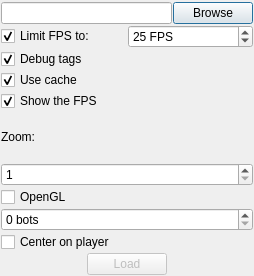
<?xml version="1.0" encoding="UTF-8"?>
<ui version="4.0">
 <class>OptionsV</class>
 <widget class="QDialog" name="OptionsV">
  <property name="geometry">
   <rect>
    <x>0</x>
    <y>0</y>
    <width>254</width>
    <height>276</height>
   </rect>
  </property>
  <property name="windowTitle">
   <string>Options</string>
  </property>
  <property name="windowIcon">
   <iconset resource="resources.qrc">
    <normaloff>:/icon.png</normaloff>:/icon.png</iconset>
  </property>
  <layout class="QVBoxLayout" name="verticalLayout">
   <property name="spacing">
    <number>1</number>
   </property>
   <property name="leftMargin">
    <number>1</number>
   </property>
   <property name="topMargin">
    <number>2</number>
   </property>
   <property name="rightMargin">
    <number>1</number>
   </property>
   <property name="bottomMargin">
    <number>1</number>
   </property>
   <item>
    <layout class="QHBoxLayout" name="horizontalLayout">
     <item>
      <widget class="QLineEdit" name="baseFile">
       <property name="minimumSize">
        <size>
         <width>160</width>
         <height>0</height>
        </size>
       </property>
      </widget>
     </item>
     <item>
      <widget class="QPushButton" name="browse">
       <property name="text">
        <string>Browse</string>
       </property>
      </widget>
     </item>
    </layout>
   </item>
   <item>
    <layout class="QHBoxLayout" name="horizontalLayout_3">
     <item>
      <widget class="QCheckBox" name="limitFPS">
       <property name="text">
        <string>Limit FPS to:</string>
       </property>
       <property name="checked">
        <bool>true</bool>
       </property>
      </widget>
     </item>
     <item>
      <widget class="QSpinBox" name="targetFPS">
       <property name="suffix">
        <string> FPS</string>
       </property>
       <property name="minimum">
        <number>20</number>
       </property>
       <property name="value">
        <number>25</number>
       </property>
      </widget>
     </item>
    </layout>
   </item>
   <item>
    <widget class="QCheckBox" name="debugTags">
     <property name="text">
      <string>Debug tags</string>
     </property>
     <property name="checked">
      <bool>true</bool>
     </property>
    </widget>
   </item>
   <item>
    <widget class="QCheckBox" name="cache">
     <property name="text">
      <string>Use cache</string>
     </property>
     <property name="checked">
      <bool>true</bool>
     </property>
    </widget>
   </item>
   <item>
    <widget class="QCheckBox" name="showFPS">
     <property name="text">
      <string>Show the FPS</string>
     </property>
     <property name="checked">
      <bool>true</bool>
     </property>
    </widget>
   </item>
   <item>
    <widget class="QLabel" name="label">
     <property name="text">
      <string>Zoom:</string>
     </property>
    </widget>
   </item>
   <item>
    <widget class="QSpinBox" name="doubleSize">
     <property name="minimum">
      <number>1</number>
     </property>
    </widget>
   </item>
   <item>
    <widget class="QCheckBox" name="opengl">
     <property name="text">
      <string>OpenGL</string>
     </property>
    </widget>
   </item>
   <item>
    <widget class="QSpinBox" name="botCount">
     <property name="suffix">
      <string> bots</string>
     </property>
     <property name="minimum">
      <number>0</number>
     </property>
     <property name="maximum">
      <number>9999</number>
     </property>
     <property name="value">
      <number>0</number>
     </property>
    </widget>
   </item>
   <item>
    <widget class="QCheckBox" name="centerOnPlayer">
     <property name="text">
      <string>Center on player</string>
     </property>
    </widget>
   </item>
   <item>
    <layout class="QHBoxLayout" name="horizontalLayout_2">
     <item>
      <spacer name="horizontalSpacer">
       <property name="orientation">
        <enum>Qt::Horizontal</enum>
       </property>
       <property name="sizeHint" stdset="0">
        <size>
         <width>40</width>
         <height>20</height>
        </size>
       </property>
      </spacer>
     </item>
     <item>
      <widget class="QPushButton" name="load">
       <property name="enabled">
        <bool>false</bool>
       </property>
       <property name="text">
        <string>Load</string>
       </property>
      </widget>
     </item>
     <item>
      <spacer name="horizontalSpacer_2">
       <property name="orientation">
        <enum>Qt::Horizontal</enum>
       </property>
       <property name="sizeHint" stdset="0">
        <size>
         <width>40</width>
         <height>20</height>
        </size>
       </property>
      </spacer>
     </item>
    </layout>
   </item>
  </layout>
 </widget>
 <resources>
  <include location="resources.qrc"/>
 </resources>
 <connections>
  <connection>
   <sender>limitFPS</sender>
   <signal>toggled(bool)</signal>
   <receiver>targetFPS</receiver>
   <slot>setEnabled(bool)</slot>
   <hints>
    <hint type="sourcelabel">
     <x>101</x>
     <y>41</y>
    </hint>
    <hint type="destinationlabel">
     <x>132</x>
     <y>38</y>
    </hint>
   </hints>
  </connection>
 </connections>
</ui>
